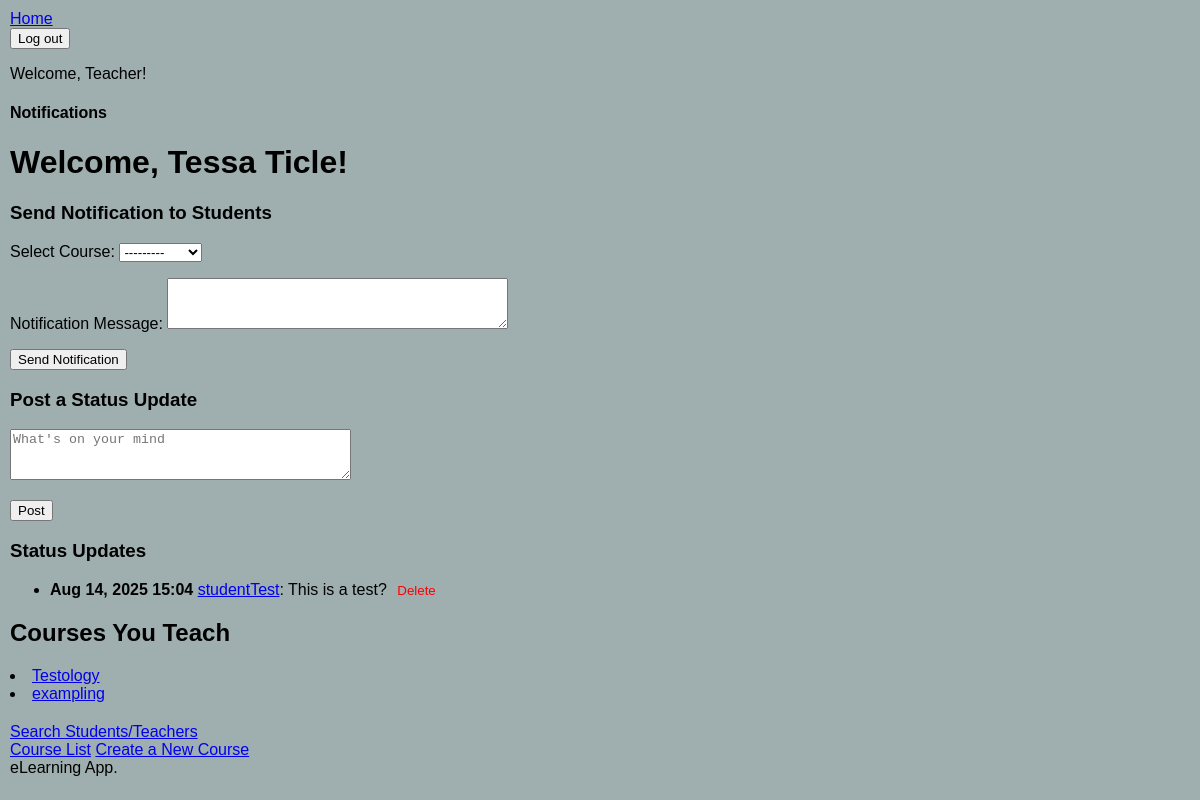
Screenshot of / (signed in) with the database file from the repository.
### accounts/models.py (models this page shows, shortened)
class User(AbstractUser):
    ROLES = (
        ('student', 'Student'),
        ('teacher', 'Teacher'),
    )
    role = models.CharField(max_length=10, choices=ROLES)
    photo = models.ImageField(upload_to='profile_photos/', blank=True, null=True) #Photo file is uploaded and stored
    real_name = models.CharField(max_length=100, blank=True)

### core/models.py (models this page shows, shortened)
class StatusUpdate(models.Model):
    user = models.ForeignKey(User, on_delete=models.CASCADE, related_name='status_updates')
    content = models.TextField(max_length=500)
    created_at = models.DateTimeField(auto_now_add=True)

### courses/models.py (models this page shows)
class Course(models.Model):
    title = models.CharField(max_length=255)
    description = models.TextField()
    teacher = models.ForeignKey(User, on_delete=models.CASCADE, limit_choices_to={'role': 'teacher'}, related_name='teacher_courses')
    students = models.ManyToManyField(User, related_name='enrolled_courses', limit_choices_to={'role': 'student'}, blank=True)
    blocked_students = models.ManyToManyField(User, related_name='blocked_courses', blank=True)
    created_at = models.DateTimeField(auto_now_add=True)
    def __str__(self):
        return self.title

### core/views.py (the view, shortened to what this page needs)
# urls.py: path('', views.home, name='home'),
@login_required
def home(request):
    user = request.user
    if user.role == 'student':
        courses = user.enrolled_courses.all()
    elif user.role == 'teacher':
        courses = Course.objects.filter(teacher=user)
    else:
        courses = []
    status_form = StatusUpdateForm()
    notification_form = CourseNotificationForm(user=user) if user.role == 'teacher' else None
    updates = StatusUpdate.objects.all().order_by('-created_at')
    return render(request, 'core/home.html', {
        'user': user,
        'courses': courses,
        'status_form': status_form,
        'notification_form': notification_form,
        'updates': updates
    })

### core/forms.py
class StatusUpdateForm(forms.ModelForm):
    class Meta:
        model = StatusUpdate
        fields = ['content']
        widgets = {
            'content': forms.Textarea(attrs={'rows': 3, 'placeholder': "What's on your mind"}),
        }
        labels = {
            'content': '',
        }

### courses/forms.py
class CourseNotificationForm(forms.Form):
    course = forms.ModelChoiceField(queryset=None, label="Select Course")
    message = forms.CharField(widget=forms.Textarea(attrs={'rows': 3}), label="Notification Message")
    def __init__(self, *args, **kwargs):
        user = kwargs.pop('user', None)
        super().__init__(*args, **kwargs)
        if user and user.role == 'teacher':
            self.fields['course'].queryset = user.teacher_courses.all()
        else:
            self.fields['course'].queryset = Course.objects.none()

### core/templates/core/home.html (shortened to what this page needs)
{% extends "base.html" %}
{% block content %}
<h1>Welcome, {{ user.real_name }}!</h1>
{% if user.role == 'teacher' %}
  <h3>Send Notification to Students</h3>
  <form method="post">
      {{ notification_form.as_p }}
      <button type="submit" name="notification_submit">Send Notification</button>
  </form>
{% endif %}
<h3>Post a Status Update</h3>
<form method="post">
    {{ status_form.as_p }}
    <button type="submit" name="status_submit">Post</button>
</form>
<h3>Status Updates</h3>
{% if updates %}
    <ul>
        {% for update in updates %}
            <li>
                <strong>{{ update.created_at|date:"M d, Y H:i" }}</strong>
                <a href="{% url 'profile' update.user.username %}">{{ update.user.username }}</a>:
                {{ update.content }}
                {% if user.role == 'teacher' %}
                    <form action="{% url 'delete_update' update.id %}" method="post" style="display:inline;">
                        <button type="submit" style="color:red; background:none; border:none; cursor:pointer;"> Delete </button>
                    </form>
                {% endif %}
            </li>
        {% endfor %}
    </ul>
{% else %}
    <p>No status updates yet.</p>
{% endif %}
{% if user.role == 'student' %}
  <h2>Your Courses</h2>
  {% for course in user.enrolled_courses.all %}
    <li><a href="{% url 'course_detail' course.id %}">{{ course.title }}</a></li>
  {% empty %}
    <p>You are not enrolled in any courses yet.</p>
  {% endfor %}
  <a href="{% url 'browse_courses' %}">Browse Courses</a>
{% elif user.role == 'teacher' %}
  <h2>Courses You Teach</h2>
  {% for course in user.teacher_courses.all %}
    <li><a href="{% url 'course_detail' course.id %}">{{ course.title }}</a></li>
  {% empty %}
    <p>You have not created any courses yet.</p>
  {% endfor %}
  <div style="margin-top: 20px;">
      <a href="{% url 'user_search' %}" class="btn btn-primary"> Search Students/Teachers </a>
  </div>
  <a href="{% url 'browse_courses' %}">Course List</a>
  <a href="{% url 'create_course' %}" class="btn btn-primary">Create a New Course</a>
{% endif %}
{% endblock %}

### static/css/style.css (style rules this page uses)
body { font-family: Arial, sans-serif; background-color: #9faeaf; margin: 0px; padding: 10px; border: 5px; }

### rows the page displays
User: real_name "Tessa Ticle"
StatusUpdate: created_at "Aug 14, 2025 15:04", user.username "studentTest", content "This is a test?"
Course: title "Testology"
Course: title "exampling"
